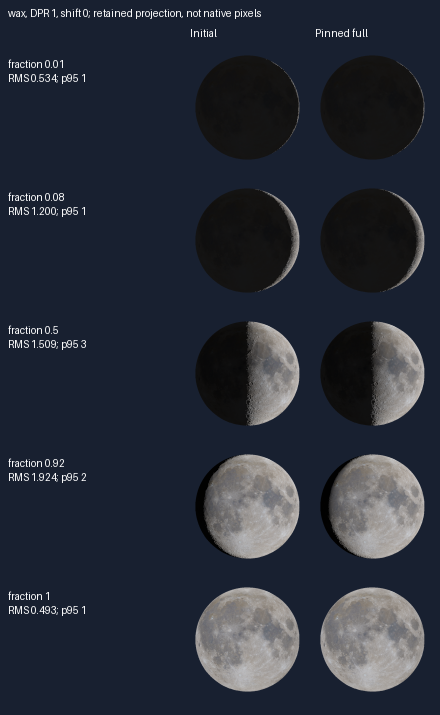
#> input picture compact-visual-reuse-r3/sheet-wax-dpr1-shift0.png, 440 x 715 px, given in place of 5.png, which was not available
$ python r0034_periodicity.py ../../compact-visual-reuse-r3 ../../compact-visual-reuse-r3/wane-0.08-dpr1-0.37-full.png ../../compact-visual-reuse-r3/wane-0.08-dpr1-0.37-full.png
#> lines starting #> are read from the running program, lines starting #| are printed output that depends on the picture; after the words box and inside, x2 and y2 are one past the last pixel; in counts of white or black regions, pixels touching at a corner belong together
"""R0034 periodicity analysis of flat-sky crops (canvas readback and composited capture).
Residual = luminance - Gaussian blur (sigma 3). Reports residual std (grey levels), the strongest 2-D FFT peaks
(Hann-windowed residual; pitch in px, direction, sinusoid amplitude estimate in grey levels) and the same for a
synthetic flat control (quadratic surface fitted to the crop in float, rounded to 8 bit). Writes amplified residual
PNGs (x16/x32/x64, nearest x4) for human inspection."""
import json, os, sys
import numpy as np
from PIL import Image
from scipy.ndimage import gaussian_filter

H = sys.argv[1]; OUT = sys.argv[2]; os.makedirs(OUT, exist_ok=True)

def lum(path):
    a = np.asarray(Image.open(path).convert('RGB')).astype(float)
    return .2126 * a[..., 0] + .7152 * a[..., 1] + .0722 * a[..., 2]

def quad_control(c):
    h, w = c.shape; y, x = np.mgrid[0:h, 0:w]
    A = np.stack([np.ones_like(x), x, y, x * x, y * y, x * y], -1).reshape(-1, 6).astype(float)
    coef, *_ = np.linalg.lstsq(A, c.reshape(-1), rcond=None)
    return np.round((A @ coef).reshape(h, w))

def analyse(c):
    r = c - gaussian_filter(c, 3)
    r = r[4:-4, 4:-4]
    h, w = r.shape
    win = np.outer(np.hanning(h), np.hanning(w))
    F = np.fft.fft2((r - r.mean()) * win)
    M = np.abs(F); M[0, 0] = 0
    fy = np.fft.fftfreq(h); fx = np.fft.fftfreq(w)
    # Ignore frequencies with a period > 16 px (blur-residual leakage) in both axes.
    mask = (np.abs(fy)[:, None] < 1 / 16) & (np.abs(fx)[None, :] < 1 / 16); M2 = M.copy(); M2[mask] = 0
    peaks = []
    for _ in range(3):
        i, j = np.unravel_index(M2.argmax(), M2.shape)
        f = np.hypot(fx[j], fy[i]); amp = 2 * M2[i, j] / win.sum()
        peaks.append({'pitchPx': round(1 / f, 2) if f else None, 'dirDeg': round(float(np.degrees(np.arctan2(fy[i], fx[j]))) % 180, 1),
                      'ampGrey': round(float(amp), 3), 'peakToMedian': round(float(M2[i, j] / (np.median(M2[M2 > 0]) + 1e-12)), 1)})
        # suppress this peak and its mirror
        for (a, b) in [(i, j), ((-i) % h, (-j) % w)]:
            M2[max(0, a - 1):a + 2, max(0, b - 1):b + 2] = 0
    return {'residualStd': round(float(r.std()), 3), 'peaks': peaks}, r

def save_residual(r, name):
    for g in (16, 32, 64):
        v = np.clip(128 + r * g, 0, 255).astype(np.uint8)
        Image.fromarray(v).resize((v.shape[1] * 4, v.shape[0] * 4), Image.NEAREST).save(f'{OUT}/{name}-x{g}.png')

# Crops: canvas readback (pure sky, no DOM) and composited capture (inside the Fajr glass row, behind backdrop-filter).
CANVAS_BOX = (100, 380, 300, 500)      # x0,y0,x1,y1 in canvas px
COMPOSITE_BOX = (70, 298, 230, 320)    # inside the first glass row, CSS px at DPR 1
res = {}
for tree in ('main', 'branch'):
    for eng in ('firefox', 'chromium'):
        for state in ('preview', 'refined'):
            for kind, suffix, box in (('canvas', '-canvas', CANVAS_BOX), ('composite', '', COMPOSITE_BOX)):
                p = f'{H}/{tree}/{eng}-{state}{suffix}.png'
                if not os.path.exists(p): continue
                c = lum(p)[box[1]:box[3], box[0]:box[2]]
                a, r = analyse(c); ctl, _ = analyse(quad_control(c))
                res[f'{tree}/{eng}/{state}/{kind}'] = {'measured': a, 'flatControl8bit': ctl}
                if eng == 'firefox': save_residual(r, f'{tree}-{eng}-{state}-{kind}')
#> pass 2 of the loop `for tree in ('main', 'branch'):`:
# Owner crops (not committed): residual periodicity of a flat band in each crop.
owner = {}
for n in ('5', '6', '7'):
    p = os.path.join(sys.argv[3], f'{n}.png')
    c = lum(p); h, w = c.shape
#> after `h, w = c.shape`: h = 715; w = 440
    band = c[int(h * .55):int(h * .9), 2:int(w * .85)]
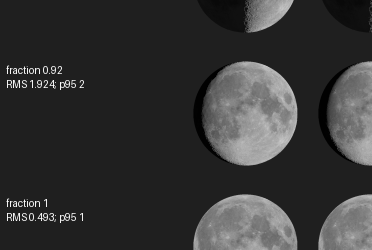
#> band: shape (250, 372) float64; min 1, max 254, mean 53.9
    a, r = analyse(band); owner[n] = {'size': [w, h], **a}
#> in analyse, `r = r[4:-4, 4:-4]`:
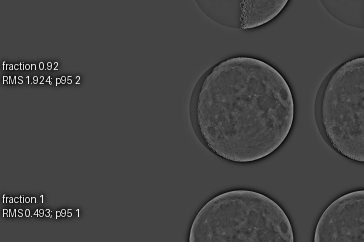
#> r: shape (242, 364) float64; min -71.45, max 193.1, mean 0; drawn with min black and max white
#> in analyse, `M = np.abs(F)`:
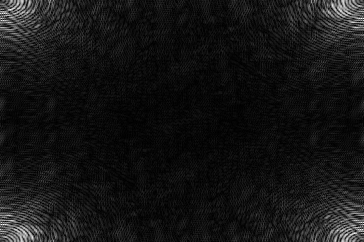
#> M: shape (242, 364) float64; min 2.95, max 7306.2, mean 608.5; drawn with min black and max white
#> in analyse, `M[0, 0] = 0`: M: shape (242, 364) float64; under 0.01% of pixels changed, all inside (x1, y1, x2, y2) = (0, 0, 1, 1)
#> in analyse, `M2[mask] = 0`:
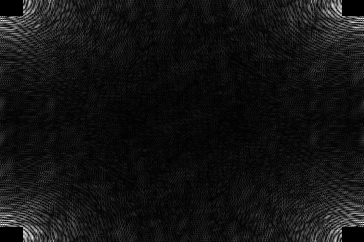
#> M2: shape (242, 364) float64; min 0, max 7306.2, mean 558.5; drawn with min black and max white
#> the loop in analyse, `for _ in range(3):` made 3 passes
#> (i, j, f, amp) on passes 1 to 3: (224, 3, 0.0748, 0.668), (224, 1, 0.0744, 0.654), (18, 359, 0.0756, 0.608)
#> after the loop in analyse, `for _ in range(3):`: M2: shape (242, 364) float64; 0.04% of pixels changed, all inside (x1, y1, x2, y2) = (0, 17, 364, 226)
#> after the loop in analyse, `for _ in range(3):`: peaks = 3 items
#> after `a, r = analyse(band)`: a = 2 items
    save_residual(r, f'owner-{n}')
#> the loop in save_residual, `for g in (16, 32, 64):` made 3 passes
#> pass 1, in save_residual, `v = np.clip(128 + r * g, 0, 255).astype(np.uint8)`:
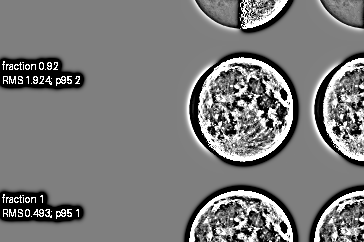
#> v: shape (242, 364); min 0, max 255, mean 122
#> pass 1, in save_residual, `Image.fromarray(v).resize((v.shape[1] * 4, v.shape[0] * 4), Image.NEAR..`:
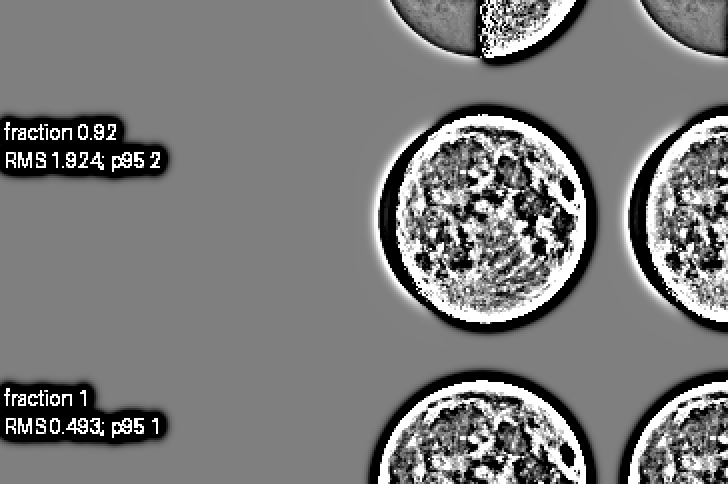
#> saved as owner-5-x16.png: PIL image 1456x968 L (shown at 1/2 size); min 0, max 255, mean 122
#> after the loop in save_residual, `for g in (16, 32, 64):`:
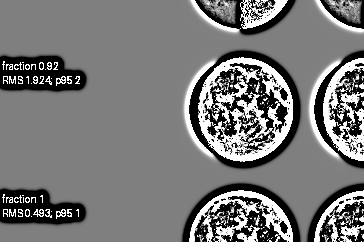
#> v: shape (242, 364); min 0, max 255, mean 120
#> pass 2 of the loop `for n in ('5', '6', '7'):`:
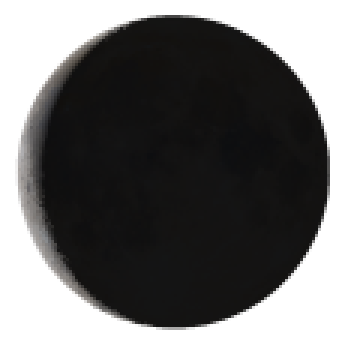
#> input picture compact-visual-reuse-r3/wane-0.08-dpr1-0.37-full.png, 115 x 115 px, given in place of 6.png, which was not available (shown 3 times larger)
#> band: shape (40, 95) float64
#> M: shape (32, 87) float64
#> M: shape (32, 87) float64; min 0, max 673.5, mean 34
#> fy = 32 values, max 0.469 at index 15, min -0.5 at index 16, mean -0.0156
#> fx = 87 values, max 0.494 at index 43, min -0.494 at index 44, mean -7.98e-19
#> mask: shape (32, 87) bool; 1.2% white; 4 white regions (4 under 20 px)
#> the loop in analyse (call 2), `for _ in range(3):` made 3 passes
#> (i, j, f, amp) on passes 1 to 3: (1, 81, 0.0757, 2.02), (2, 79, 0.111, 1.59), (2, 77, 0.131, 1.06)
#> after the loop in analyse (call 2), `for _ in range(3):`:
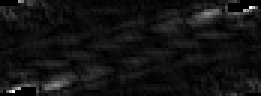
#> M2: shape (32, 87) float64 (shown 3 times larger); min 0, max 330.8, mean 25.5; drawn with min black and max white
#> after the loop in save_residual (call 2), `for g in (16, 32, 64):`:
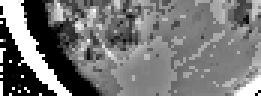
#> v: shape (32, 87) (shown 3 times larger); min 0, max 255, mean 117.9
json.dump({'crops': {'canvas': CANVAS_BOX, 'composite': COMPOSITE_BOX}, 'results': res, 'ownerCrops': owner}, open(f'{OUT}/periodicity.json', 'w'), indent=1)
for k, v in res.items():
    m, c = v['measured'], v['flatControl8bit']
    print(k, 'std', m['residualStd'], 'peak', m['peaks'][0], '| control std', c['residualStd'], 'peak', c['peaks'][0])
for k, v in owner.items(): print('owner', k, v['size'], 'std', v['residualStd'], 'peaks', v['peaks'][:2])
#> this loop made 3 passes
#> k on passes 1 to 3: '5', '6', '7'
#| owner 5 [440, 715] std 15.623 peaks [{'pitchPx': 13.36, 'dirDeg': 96.3, 'ampGrey': 0.668, 'peakToMedian': 18.6}, {'pitchPx': 13.44, 'dirDeg': 92.1, 'ampGrey': 0.654, 'peakToMedian': 18.2}]
#| owner 6 [115, 115] std 21.541 peaks [{'pitchPx': 13.21, 'dirDeg': 155.6, 'ampGrey': 2.021, 'peakToMedian': 31.8}, {'pitchPx': 8.99, 'dirDeg': 145.8, 'ampGrey': 1.586, 'peakToMedian': 25.0}]
#| owner 7 [115, 115] std 21.541 peaks [{'pitchPx': 13.21, 'dirDeg': 155.6, 'ampGrey': 2.021, 'peakToMedian': 31.8}, {'pitchPx': 8.99, 'dirDeg': 145.8, 'ampGrey': 1.586, 'peakToMedian': 25.0}]
